Frame 1 (no input): blank canvas, image omitted
Frame 60 (no input): blank canvas, image omitted
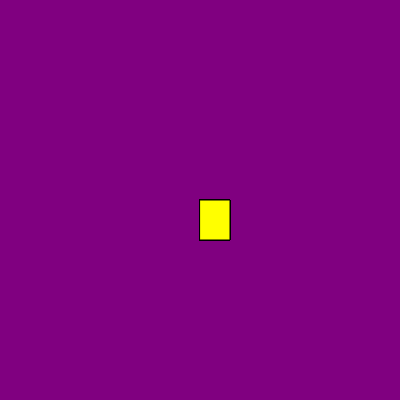
Frame 120 (the mouse pressed at the canvas centre since frame 60)

The p5.js sketch whose frames 1 and 60 were blank and that drew this single picture after the mouse press (run headless with seeded random() and noise() and a simulated clock; from frame 60 on, the mouse is pressed at the canvas centre):

// p5.js sketch
// ── sketch.js
function setup() {
    createCanvas(400, 400);
    background("purple");
  }
  
  function draw() {
    
  
    stroke("black");
    fill("yellow");
  
    //console.long(mouseIsPressed);
    
    if (mouseIsPressed) {
      rect(mouseX, mouseY, 30, 40);
    }
  }
  
